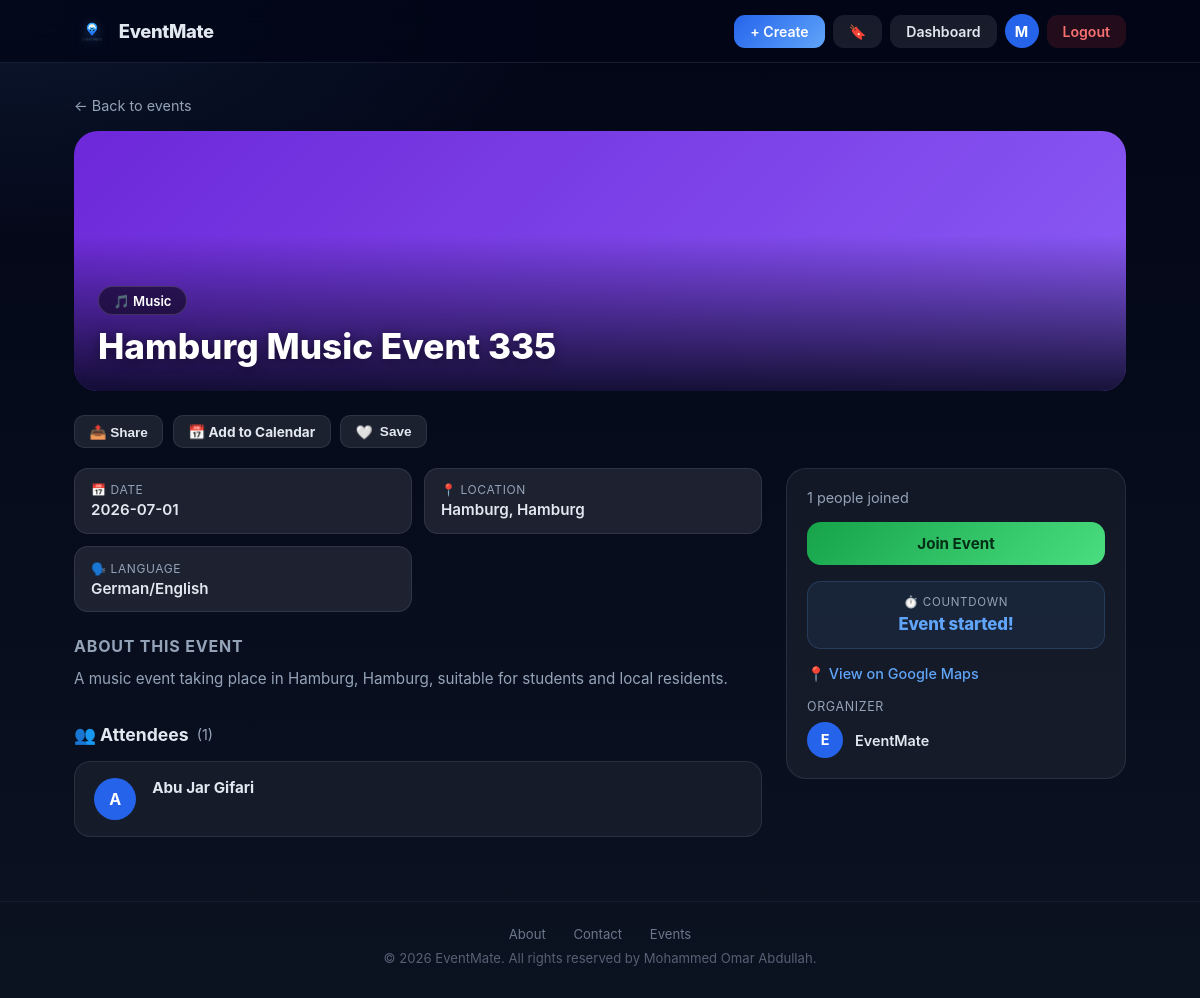
Screenshot of /event/345 (signed in) with the database file from the repository.
### app.py (models this page shows)
class User(db.Model):
    id = db.Column(db.Integer, primary_key=True)
    email = db.Column(db.String(120), unique=True, nullable=True)
    username = db.Column(db.String(80), unique=True, nullable=True)
    name = db.Column(db.String(120), nullable=False)
    first_name = db.Column(db.String(60))
    last_name = db.Column(db.String(60))
    state = db.Column(db.String(120))
    city = db.Column(db.String(120))
    street = db.Column(db.String(120))
    house_number = db.Column(db.String(20))
    password_hash = db.Column(db.String(200))
    auth_method = db.Column(db.String(20))
    university = db.Column(db.String(200))
    study_program = db.Column(db.String(200))
    languages = db.Column(db.Text)
    interests = db.Column(db.Text)
    about_me = db.Column(db.Text)
    profile_picture = db.Column(db.String(200))
    joined_events = db.relationship('EventJoin', backref='user', lazy=True, cascade='all, delete-orphan')
    created_events = db.relationship('Event', backref='organizer', lazy=True, foreign_keys='Event.organizer_id')
    def get_languages(self):
        return [l.strip() for l in self.languages.split(',') if l.strip()] if self.languages else []
    def get_interests(self):
        return [i.strip() for i in self.interests.split(',') if i.strip()] if self.interests else []
    def to_dict(self):
        return {
            'id': self.id,
            'username': self.username,
            'name': self.name,
            'first_name': self.first_name,
            'last_name': self.last_name,
            'state': self.state,
            'city': self.city,
            'street': self.street,
            'house_number': self.house_number,
            'auth_method': self.auth_method,
            'university': self.university,
            'study_program': self.study_program,
            'languages': self.get_languages(),
            'interests': self.get_interests(),
            'about_me': self.about_me,
            'profile_picture': self.profile_picture,
        }

class Event(db.Model):
    id = db.Column(db.Integer, primary_key=True)
    title = db.Column(db.String(200), nullable=False)
    date = db.Column(db.String(20), nullable=False)
    time = db.Column(db.String(10))
    location = db.Column(db.String(120), nullable=False)
    language = db.Column(db.String(120))
    category = db.Column(db.String(60))
    description = db.Column(db.Text)
    max_participants = db.Column(db.Integer)
    banner = db.Column(db.String(200))
    organizer_id = db.Column(db.Integer, db.ForeignKey('user.id'), nullable=True)
    joined_users = db.relationship('EventJoin', backref='event', lazy=True, cascade='all, delete-orphan')
    def attendee_count(self):
        return len(self.joined_users)
    def to_dict(self):
        org = User.query.get(self.organizer_id) if self.organizer_id else None
        return {
            'id': self.id,
            'title': self.title,
            'date': self.date,
            'time': self.time,
            'location': self.location,
            'language': self.language,
            'category': self.category,
            'description': self.description,
            'max_participants': self.max_participants,
            'banner': self.banner,
            'organizer_id': self.organizer_id,
            'organizer_name': org.name if org else 'EventMate',
            'organizer_username': org.username if org else None,
            'attendee_count': self.attendee_count(),
            'attendees': [ej.user.name for ej in self.joined_users],
            'category_color': CATEGORY_COLORS.get(self.category, 'linear-gradient(135deg,#1e3a8a,#3b82f6)'),
            'category_icon': CATEGORY_ICONS.get(self.category, '📅'),
        }

### app.py (the view)
@app.route('/event/<int:event_id>')
@auth_required
def event_detail(event_id):
    event = Event.query.get_or_404(event_id)
    user = get_current_user()
    guest = session.get('guest')
    joined = False
    if user:
        joined = EventJoin.query.filter_by(user_id=user.id, event_id=event_id).first() is not None
    attendees = []
    if not guest:
        for ej in event.joined_users:
            a = ej.user
            common = []
            if user and a.id != user.id:
                if a.university and a.university == user.university:
                    common.append(f'Studies at {a.university}')
                if a.city and a.city == user.city:
                    common.append(f'Lives in {a.city}')
                shared_langs = set(a.get_languages()) & set(user.get_languages())
                if shared_langs:
                    common.append(f'Speaks {", ".join(shared_langs)}')
                shared_interests = set(a.get_interests()) & set(user.get_interests())
                if shared_interests:
                    common.append(f'Likes {", ".join(list(shared_interests)[:3])}')
            attendees.append({
                'id': a.id,
                'name': a.name,
                'username': a.username,
                'university': a.university,
                'study_program': a.study_program,
                'profile_picture': a.profile_picture,
                'city': a.city,
                'languages': a.get_languages(),
                'interests': a.get_interests(),
                'common': common,
                'is_self': bool(user and a.id == user.id),
            })
    organizer = User.query.get(event.organizer_id) if event.organizer_id else None
    is_organizer = bool(user and organizer and user.id == organizer.id)
    bookmarked = False
    if user:
        bookmarked = Bookmark.query.filter_by(user_id=user.id, event_id=event_id).first() is not None
    return render_template(
        'event_detail.html',
        event=event.to_dict(),
        user=user.to_dict() if user else None,
        guest=guest,
        joined=joined,
        attendees=attendees,
        organizer=organizer,
        is_organizer=is_organizer,
        bookmarked=bookmarked,
    )

### templates/event_detail.html (shortened to what this page needs)
{% extends "base.html" %}
{% block body %}
<div class="page">
    <div style="margin-bottom:1rem;">
        <a href="/" style="color:var(--muted);text-decoration:none;font-size:0.9rem;">← Back to events</a>
    </div>
    <div class="event-hero">
        {% if event.banner %}
            <img src="{{ url_for('static', filename='uploads/' + event.banner) }}" alt="{{ event.title }}">
        {% else %}
            <div class="event-hero-gradient" style="background: {{ event.category_color }};"></div>
        {% endif %}
        <div class="hero-overlay">
            <span class="event-cat-badge">{{ event.category_icon }} {{ event.category or 'Event' }}</span>
            <h1 class="event-hero-title">{{ event.title }}</h1>
        </div>
    </div>
    <div class="edit-actions" style="margin-bottom:1.2rem;display:flex;gap:0.6rem;flex-wrap:wrap;">
        <button class="btn btn-ghost btn-sm" onclick="shareEvent()">📤 Share</button>
        <a href="/event/{{ event.id }}/ics" class="btn btn-ghost btn-sm">📅 Add to Calendar</a>
        {% if user %}
        <button class="btn btn-ghost btn-sm" id="bmBtn" onclick="toggleBookmark({{ event.id }})">
            <span id="bmIcon">{{ '🔖' if bookmarked else '🤍' }}</span>
            <span id="bmLabel">{{ 'Saved' if bookmarked else 'Save' }}</span>
        </button>
        {% endif %}
    </div>
    <div class="detail-layout">
        <div>
            <div class="info-grid">
                <div class="info-cell">
                    <span class="info-cell-label">📅 Date</span>
                    <span class="info-cell-value">{{ event.date }}</span>
                </div>
                <div class="info-cell">
                    <span class="info-cell-label">📍 Location</span>
                    <span class="info-cell-value">{{ event.location }}</span>
                </div>
                {% if event.language %}
                <div class="info-cell">
                    <span class="info-cell-label">🗣️ Language</span>
                    <span class="info-cell-value">{{ event.language }}</span>
                </div>
                {% endif %}
            </div>
            {% if event.description %}
            <div class="desc-section">
                <h3>About this event</h3>
                <p class="desc-text">{{ event.description }}</p>
            </div>
            {% endif %}
            <div class="attendees-section">
                <div class="attendees-title">
                    👥 Attendees
                    <span style="color:var(--muted);font-weight:400;font-size:0.9rem;">({{ event.attendee_count }})</span>
                </div>
                {% if guest %}
                    <div class="card" style="text-align:center;padding:2rem;">
                        <p style="color:var(--muted);">Login to see who's attending this event.</p>
                        <br>
                        <a href="/login" class="btn btn-primary btn-sm">Login to view</a>
                    </div>
                {% elif attendees %}
                    <div class="attendees-grid">
                        {% for a in attendees %}
                        <div class="attendee-card">
                            <div class="attendee-avatar">
                                {% if a.profile_picture %}
                                    <img src="{{ url_for('static', filename='uploads/' + a.profile_picture) }}" alt="">
                                {% else %}
                                    {{ a.name[0] | upper }}
                                {% endif %}
                            </div>
                            <div class="attendee-info">
                                <a href="/profile/{{ a.id }}" style="text-decoration:none;">
                                    <div class="attendee-name">{{ a.name }} {% if a.is_self %}<span class="self-badge">You</span>{% endif %}</div>
                                </a>
                            </div>
                        </div>
                        {% endfor %}
                    </div>
                {% else %}
                    <div class="card" style="text-align:center;padding:2rem;">
                        <p style="color:var(--muted);">No one has joined yet. Be the first!</p>
                    </div>
                {% endif %}
            </div>
        </div>
        <div>
            <div class="sidebar-card">
                {% if event.max_participants %}
                <div class="capacity-row">
                    <div class="cap-text">
                        <span>{{ event.attendee_count }} joined</span>
                        <span>{{ event.max_participants }} max</span>
                    </div>
                    {% set pct = [(event.attendee_count / event.max_participants * 100)|int, 100]|min %}
                    <div class="cap-bar-track"><div class="cap-bar-fill" style="width:{{ pct }}%"></div></div>
                    {% if event.attendee_count >= event.max_participants %}
                        <span class="full-badge">Event is full</span>
                    {% endif %}
                </div>
                {% else %}
                <div style="color:var(--muted);font-size:0.9rem;">{{ event.attendee_count }} people joined</div>
                {% endif %}
                {% if guest %}
                    <a href="/login" class="btn btn-primary" style="width:100%;text-align:center;">Login to join</a>
                {% else %}
                    {% if event.max_participants and event.attendee_count >= event.max_participants %}
                        <button class="btn btn-ghost" disabled style="width:100%;opacity:0.5;cursor:not-allowed;">Event full</button>
                    {% else %}
                        <a href="/join/{{ event.id }}" class="btn btn-green" style="width:100%;text-align:center;">Join Event</a>
                    {% endif %}
                {% endif %}
                <div style="background:rgba(96,165,250,0.08);border:1px solid rgba(96,165,250,0.18);border-radius:14px;padding:0.85rem 1rem;text-align:center;">
                    <div style="font-size:0.72rem;color:var(--muted);text-transform:uppercase;letter-spacing:.06em;margin-bottom:0.3rem;">⏱️ Countdown</div>
                    <div id="countdown" style="font-size:1.05rem;font-weight:800;color:var(--accent);letter-spacing:-.01em;">Loading…</div>
                </div>
                <a class="map-link" href="https://maps.google.com/?q={{ event.location | urlencode }}" target="_blank" rel="noopener">
                    📍 View on Google Maps
                </a>
                <div>
                    <div style="font-size:0.78rem;color:var(--muted);text-transform:uppercase;letter-spacing:.05em;margin-bottom:0.5rem;">Organizer</div>
                    <div class="organizer-row">
                        <div class="org-avatar">
                            {% if organizer and organizer.profile_picture %}
                                <img src="{{ url_for('static', filename='uploads/' + organizer.profile_picture) }}" alt="">
                            {% else %}
                                {{ event.organizer_name[0] | upper }}
                            {% endif %}
                        </div>
                        <div>
                            {% if organizer %}
                                <a href="/profile/{{ organizer.id }}" style="font-weight:600;text-decoration:none;font-size:0.9rem;">{{ event.organizer_name }}</a>
                            {% else %}
                                <span style="font-weight:600;font-size:0.9rem;">{{ event.organizer_name }}</span>
                            {% endif %}
                        </div>
                    </div>
                </div>
            </div>
        </div>
    </div>
</div>
{% endblock %}

### templates/base.html (shortened to what this page needs)
<!DOCTYPE html>
<html lang="en">
<head>
</head>
<body>
<nav class="topnav">
    <div class="topnav-inner">
        <a href="/" class="nav-logo">
            <img src="{{ url_for('static', filename='logo.png') }}" alt="EventMate" class="nav-logo-img">
            <span class="nav-wordmark">EventMate</span>
        </a>
        <div class="nav-right" id="navRight">
            {% if nav_user %}
                <a href="/create_event" class="nbtn nbtn-accent">+ Create</a>
                <a href="/bookmarks" class="nbtn nbtn-ghost" title="Saved Events">🔖</a>
                <a href="/dashboard" class="nbtn nbtn-ghost">Dashboard</a>
                <a href="/profile/{{ nav_user.id }}" class="nav-avatar" title="{{ nav_user.name }}">
                    {% if nav_user.profile_picture %}
                        <img src="{{ url_for('static', filename='uploads/' + nav_user.profile_picture) }}" alt="">
                    {% else %}
                        {{ nav_user.name[0] | upper }}
                    {% endif %}
                </a>
                <a href="/logout" class="nbtn nbtn-danger">Logout</a>
            {% elif is_guest %}
                <span class="pill">Guest</span>
                <a href="/login" class="nbtn nbtn-accent">Login</a>
                <a href="/logout" class="nbtn nbtn-ghost">Exit</a>
            {% endif %}
        </div>
    </div>
</nav>
{% block body %}{% endblock %}
<footer style="text-align:center;padding:1.5rem 1rem 2rem;color:rgba(148,163,184,0.55);font-size:0.82rem;border-top:1px solid rgba(148,163,184,0.08);margin-top:2rem;">
    <div style="margin-bottom:0.5rem;">
        <a href="/about" style="color:rgba(148,163,184,0.7);text-decoration:none;margin:0 0.75rem;font-size:0.82rem;">About</a>
        <a href="/about#contact" style="color:rgba(148,163,184,0.7);text-decoration:none;margin:0 0.75rem;font-size:0.82rem;">Contact</a>
        <a href="/" style="color:rgba(148,163,184,0.7);text-decoration:none;margin:0 0.75rem;font-size:0.82rem;">Events</a>
    </div>
    © 2026 EventMate. All rights reserved by Mohammed Omar Abdullah.
</footer>
</body>
</html>

### rows the page displays
User: name "M"
Event: category "Music", title "Hamburg Music Event 335", date "2026-07-01", location "Hamburg, Hamburg", language "German/English", description "A music event taking place in Hamburg, Hamburg, suitable for students and local residents."
User: name "A", name "Abu Jar Gifari"

### other values shown
{{ event.category_icon }} "🎵"
{{ '🔖' if bookmarked else '🤍' }} "🤍"
{{ 'Saved' if bookmarked else 'Save' }} "Save"
{{ event.attendee_count }} "1"
{{ event.organizer_name[0] | upper }} "E"
{{ event.organizer_name }} "EventMate"
